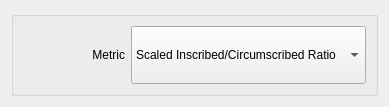
<?xml version="1.0" encoding="UTF-8"?>
<ui version="4.0">
 <class>GetMeshQualityFieldDialog</class>
 <widget class="QDialog" name="GetMeshQualityFieldDialog">
  <property name="geometry">
   <rect>
    <x>0</x>
    <y>0</y>
    <width>389</width>
    <height>107</height>
   </rect>
  </property>
  <property name="sizePolicy">
   <sizepolicy hsizetype="Preferred" vsizetype="Preferred">
    <horstretch>0</horstretch>
    <verstretch>0</verstretch>
   </sizepolicy>
  </property>
  <property name="minimumSize">
   <size>
    <width>250</width>
    <height>80</height>
   </size>
  </property>
  <property name="windowTitle">
   <string>Dialog</string>
  </property>
  <layout class="QVBoxLayout" name="verticalLayout">
   <item>
    <widget class="QGroupBox" name="groupBox">
     <property name="title">
      <string/>
     </property>
     <layout class="QHBoxLayout" name="horizontalLayout">
      <item>
       <widget class="QLabel" name="label_3">
        <property name="text">
         <string>Metric</string>
        </property>
        <property name="alignment">
         <set>Qt::AlignRight|Qt::AlignTrailing|Qt::AlignVCenter</set>
        </property>
       </widget>
      </item>
      <item>
       <widget class="QComboBox" name="metricComboBox_">
        <property name="sizePolicy">
         <sizepolicy hsizetype="Preferred" vsizetype="Preferred">
          <horstretch>0</horstretch>
          <verstretch>0</verstretch>
         </sizepolicy>
        </property>
        <property name="currentIndex">
         <number>3</number>
        </property>
        <item>
         <property name="text">
          <string>Scaled Jacobian</string>
         </property>
        </item>
        <item>
         <property name="text">
          <string>Jacobian</string>
         </property>
        </item>
        <item>
         <property name="text">
          <string>Volume</string>
         </property>
        </item>
        <item>
         <property name="text">
          <string>Scaled Inscribed/Circumscribed Ratio</string>
         </property>
        </item>
       </widget>
      </item>
     </layout>
    </widget>
   </item>
  </layout>
 </widget>
 <resources/>
 <connections/>
</ui>
